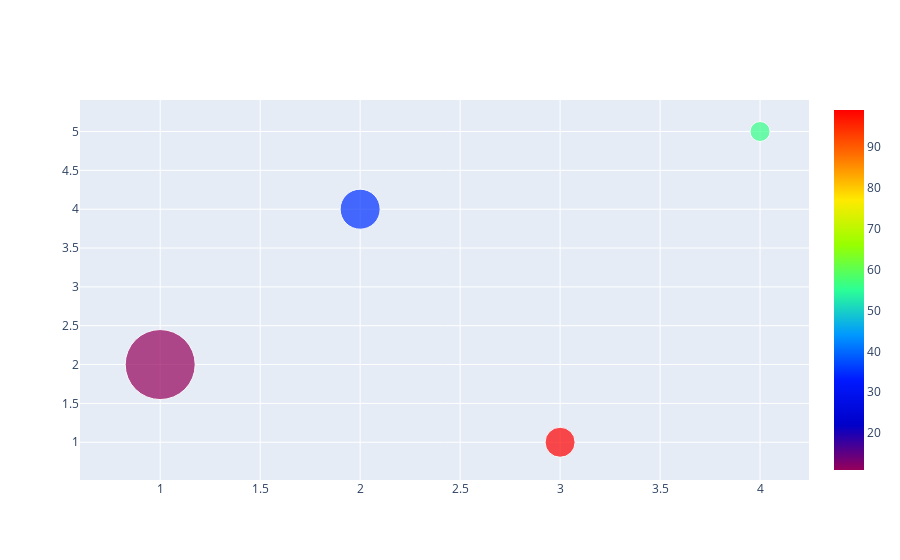

Notebook source saved alongside this figure:
### Code cell
# Fourth dimension can be color, which would add more visual data to the bubble chart
a = [11, 35, 99, 56]
# using the marker we can specify the 4th dimension as well i.e. color
trace = go.Scatter(x=x, y=y, mode='markers', marker = dict(size = z, color = a, colorscale='Rainbow', showscale = True))
data = [trace]
offline.iplot(data)

### Figure 1 — Plotly figure (JSON) as saved in the notebook; plotly's stock layout.template omitted (floating-point values rounded to 4 significant figures)
{"data": [{"marker": {"color": [11, 35, 99, 56], "colorscale": [[0, "rgb(150,0,90)"], [0.125, "rgb(0,0,200)"], [0.25, "rgb(0,25,255)"], [0.375, "rgb(0,152,255)"], [0.5, "rgb(44,255,150)"], [0.625, "rgb(151,255,0)"], [0.75, "rgb(255,234,0)"], [0.875, "rgb(255,111,0)"], [1, "rgb(255,0,0)"]], "showscale": true, "size": [70, 40, 30, 20]}, "mode": "markers", "type": "scatter", "x": [1, 2, 3, 4], "y": [2, 4, 1, 5]}], "layout": {"autosize": true, "xaxis": {"autorange": true, "range": [0.6362, 4.232], "type": "linear"}, "yaxis": {"autorange": true, "range": [0.3908, 5.491], "type": "linear"}}}
